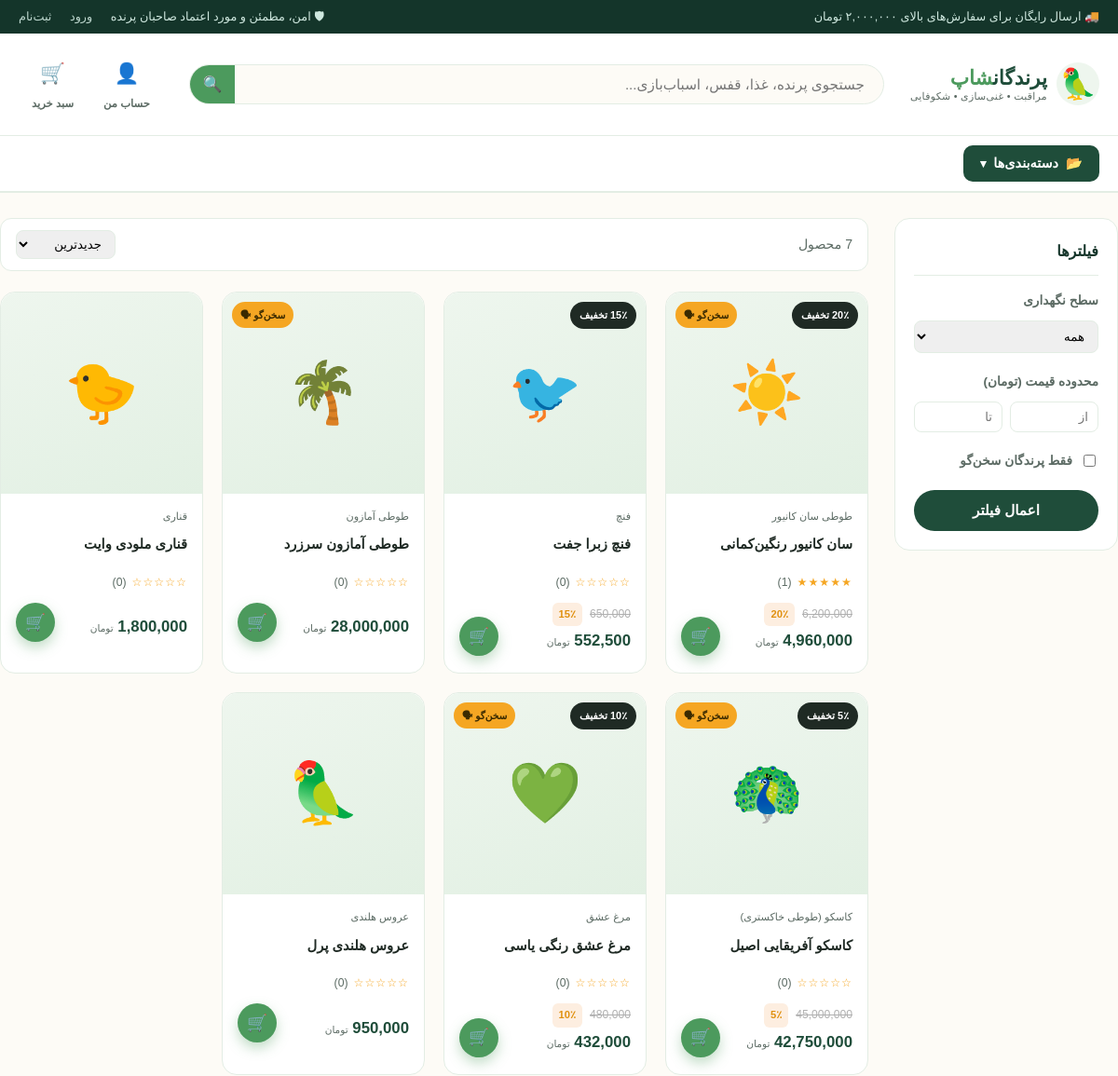
The page /birds/ (upper part) on the database as committed earlier.
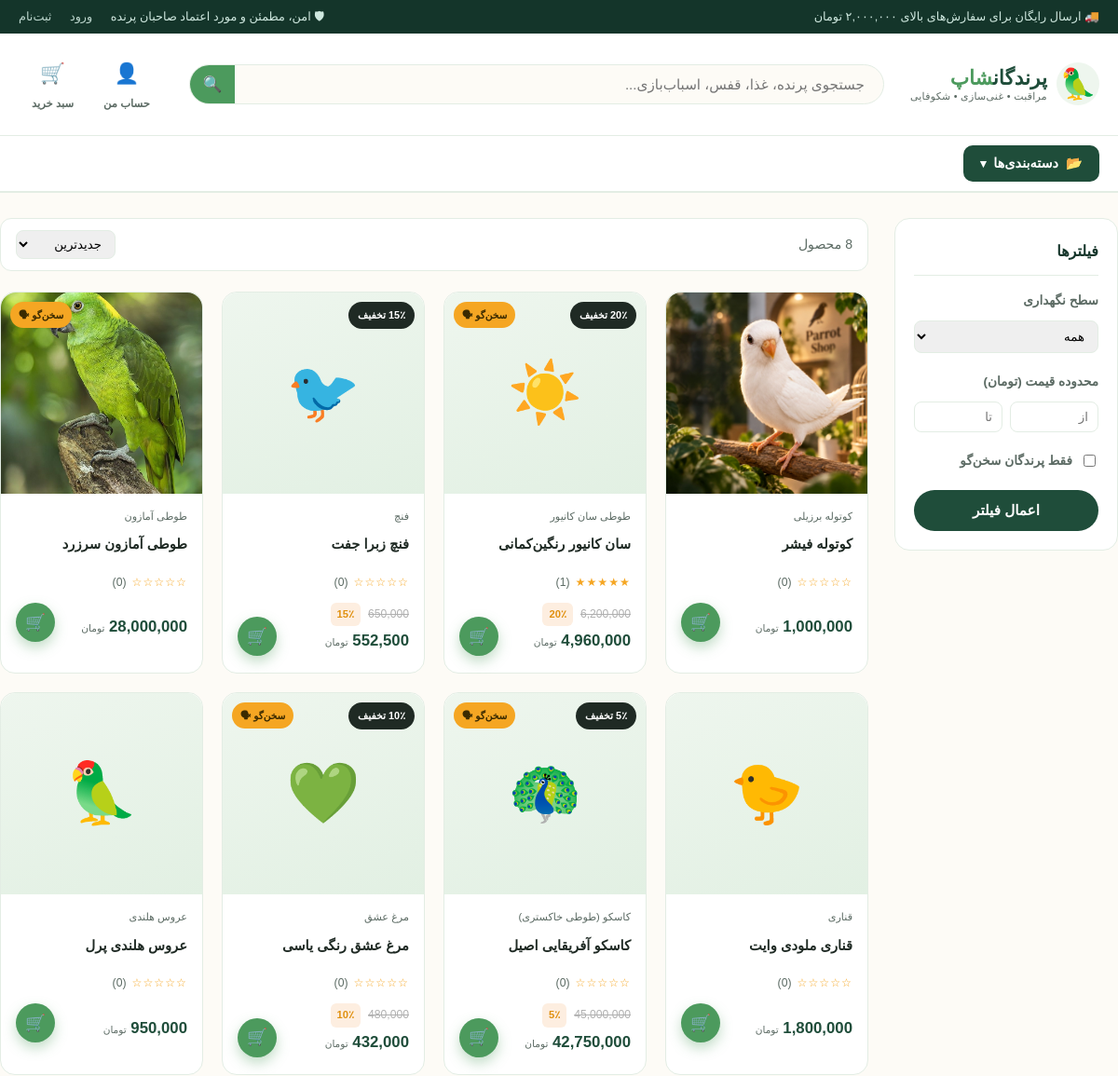
The same page on the database as committed later.
### shop/models.py (models this page shows, shortened)
class Bird(models.Model):
    GENDER_CHOICES = [("M", "نر"), ("F", "ماده"), ("U", "نامشخص")]
    LEVEL_CHOICES = [
        ("easy", "مناسب مبتدی"),
        ("medium", "نیاز به تجربه متوسط"),
        ("pro", "نیاز به نگهدارنده حرفه‌ای"),
    ]
    category = models.ForeignKey(Category, related_name="birds", on_delete=models.CASCADE, verbose_name="دسته‌بندی")
    name = models.CharField("نام", max_length=150)
    slug = models.SlugField(max_length=180, unique=True, blank=True, allow_unicode=True)
    species = models.CharField("گونه", max_length=150, blank=True)
    gender = models.CharField("جنسیت", max_length=1, choices=GENDER_CHOICES, default="U")
    age_months = models.PositiveIntegerField("سن (ماه)", default=0)
    color = models.CharField("رنگ", max_length=80, blank=True)
    care_level = models.CharField("سطح نگهداری", max_length=10, choices=LEVEL_CHOICES, default="easy")
    can_talk = models.BooleanField("سخن‌گو", default=False)
    image = models.ImageField("تصویر اصلی", upload_to="birds/", blank=True, null=True)
    short_description = models.CharField("توضیح کوتاه", max_length=255, blank=True)
    description = models.TextField("توضیحات کامل", blank=True)
    price = models.PositiveIntegerField("قیمت (تومان)")
    discount_percent = models.PositiveIntegerField("درصد تخفیف", default=0)
    stock = models.PositiveIntegerField("موجودی", default=0)
    is_featured = models.BooleanField("محصول ویژه", default=False)
    is_active = models.BooleanField("فعال", default=True)
    created_at = models.DateTimeField("تاریخ ثبت", auto_now_add=True)
    class Meta:
        verbose_name = "پرنده"
        verbose_name_plural = "پرنده‌ها"
        ordering = ["-created_at"]
    def get_absolute_url(self):
        return reverse("shop:product_detail", args=[self.slug])
    @property
    def final_price(self):
        if self.discount_percent:
            return int(self.price * (100 - self.discount_percent) / 100)
        return self.price
    @property
    def in_stock(self):
        return self.stock > 0
    @property
    def average_rating(self):
        agg = self.reviews.filter(is_approved=True).aggregate(models.Avg("rating"))
        return round(agg["rating__avg"] or 0, 1)
    @property
    def rating_count(self):
        return self.reviews.filter(is_approved=True).count()

class Category(models.Model):
    name = models.CharField("نام دسته", max_length=100)
    slug = models.SlugField(max_length=120, unique=True, blank=True, allow_unicode=True)
    icon = models.CharField("آیکون (ایموجی، اختیاری)", max_length=10, blank=True, default="🐦")
    image = models.ImageField("تصویر", upload_to="categories/", blank=True, null=True)
    order = models.PositiveIntegerField("ترتیب نمایش", default=0)
    class Meta:
        verbose_name = "دسته‌بندی"
        verbose_name_plural = "دسته‌بندی‌ها"
        ordering = ["order", "name"]
    def get_absolute_url(self):
        return reverse("shop:category_detail", args=[self.slug])

### shop/views.py (the view)
# urls.py: path("birds/", views.product_list, name="product_list"),
def product_list(request, category_slug=None):
    birds = Bird.objects.filter(is_active=True)
    category = None
    if category_slug:
        category = get_object_or_404(Category, slug=category_slug)
        birds = birds.filter(category=category)
    query = request.GET.get("q", "").strip()
    if query:
        birds = birds.filter(Q(name__icontains=query) | Q(species__icontains=query) | Q(description__icontains=query))
    care_level = request.GET.get("level")
    if care_level:
        birds = birds.filter(care_level=care_level)
    can_talk = request.GET.get("can_talk")
    if can_talk:
        birds = birds.filter(can_talk=True)
    min_price = request.GET.get("min_price")
    max_price = request.GET.get("max_price")
    if min_price:
        birds = birds.filter(price__gte=min_price)
    if max_price:
        birds = birds.filter(price__lte=max_price)
    sort = request.GET.get("sort", "new")
    sort_map = {
        "new": "-created_at",
        "price_asc": "price",
        "price_desc": "-price",
        "popular": "-is_featured",
    }
    birds = birds.order_by(sort_map.get(sort, "-created_at"))
    paginator = Paginator(birds, 12)
    page_obj = paginator.get_page(request.GET.get("page"))
    return render(request, "shop/product_list.html", {
        "page_obj": page_obj,
        "category": category,
        "categories": Category.objects.all(),
        "query": query,
        "sort": sort,
        "care_level": care_level,
    })

### cart/cart.py (called while the page is built)
    def __len__(self):
        return sum(item["quantity"] for item in self.cart.values())

### cart/context_processors.py (called while the page is built)
def cart(request):
    return {"cart": Cart(request)}

### shop/context_processors.py (called while the page is built)
def categories(request):
    return {"nav_categories": Category.objects.all()}

### shop/templatetags/shop_extras.py (called while the page is built)
@register.filter
def comma(value):
    try:
        value = int(value)
    except (TypeError, ValueError):
        return value
    return f"{value:,}"

### shop/templates/shop/product_list.html (shortened to what this page needs)
{% extends "base.html" %}
{% block content %}
<div class="container section" style="padding-top:28px;">
  <div class="list-layout">
    <aside class="filters-box">
      <h3>فیلترها</h3>
      <form method="get">
        <div class="filter-group">
          <label>سطح نگهداری</label>
          <select name="level" onchange="this.form.submit()">
            <option value="">همه</option>
          </select>
        </div>
        <div class="filter-group">
          <label>محدوده قیمت (تومان)</label>
          <div class="price-range">
            <input type="number" name="min_price" placeholder="از" value="{{ request.GET.min_price }}">
            <input type="number" name="max_price" placeholder="تا" value="{{ request.GET.max_price }}">
          </div>
        </div>
        <div class="filter-group checkbox-row">
          <input type="checkbox" name="can_talk" id="can_talk" value="1" {% if request.GET.can_talk %}checked{% endif %}>
          <label for="can_talk" style="margin:0;">فقط پرندگان سخن‌گو</label>
        </div>
        <button type="submit" class="btn btn-forest btn-block">اعمال فیلتر</button>
      </form>
    </aside>
    <div>
      <div class="list-toolbar">
        <span class="result-count">
          {{ page_obj.paginator.count }} محصول
        </span>
        <form method="get" id="sort-form">
          <select name="sort" onchange="this.form.submit()">
            <option value="new" {% if sort == "new" %}selected{% endif %}>جدیدترین</option>
          </select>
        </form>
      </div>
      {% if page_obj.object_list %}
      <div class="product-grid">
        {% for bird in page_obj %}
          {% include "shop/includes/product_card.html" %}
        {% endfor %}
      </div>
      {% else %}
      <div class="empty-state">
        <span class="emoji">🐦‍⬛</span>
        <p>محصولی با این مشخصات پیدا نشد.</p>
      </div>
      {% endif %}
    </div>
  </div>
</div>
{% endblock %}

### shop/templates/shop/includes/product_card.html (shortened to what this page needs)
{% load shop_extras %}
<div class="product-card">
  <a href="{{ bird.get_absolute_url }}" class="product-media">
    {% if bird.discount_percent %}<span class="badge">{{ bird.discount_percent }}٪ تخفیف</span>{% endif %}
    {% if bird.can_talk %}<span class="badge-talk">سخن‌گو 🗣</span>{% endif %}
    {% if bird.image %}
      <img src="{{ bird.image.url }}" alt="{{ bird.name }}">
    {% else %}
      <span class="placeholder-emoji">{{ bird.category.icon|default:"🐦" }}</span>
    {% endif %}
  </a>
  <div class="product-body">
    <span class="product-cat">{{ bird.category.name }}</span>
    <a href="{{ bird.get_absolute_url }}" class="product-title">{{ bird.name }}</a>
    <div class="rating-row">
      <span class="stars">{% for i in "12345" %}{% if forloop.counter <= bird.average_rating %}★{% else %}☆{% endif %}{% endfor %}</span>
      <span>({{ bird.rating_count }})</span>
    </div>
    <div class="product-body-inner-row">
      <div>
        {% if bird.discount_percent %}
        <div class="price-row"><span class="price-old">{{ bird.price|comma }}</span><span class="discount-tag">{{ bird.discount_percent }}٪</span></div>
        {% endif %}
        <div class="price-row"><span class="price-new">{{ bird.final_price|comma }} <small>تومان</small></span></div>
      </div>
      <form action="{% url 'cart:cart_add' bird.id %}" method="post">
        <button type="submit" class="add-fab" title="افزودن به سبد" {% if not bird.in_stock %}disabled{% endif %}>🛒</button>
      </form>
    </div>
  </div>
</div>

Rows that differ between the two databases and show on the page:
added Bird: image (picture), category.name "کوتوله برزیلی", name "کوتوله فیشر", rating_count "0", final_price|comma "1,000,000"
changed Bird "طوطی آمازون سرزرد": image: picture added; image empty → "birds/amazona.png" (drawn); category.icon "🌴" → (not shown)
